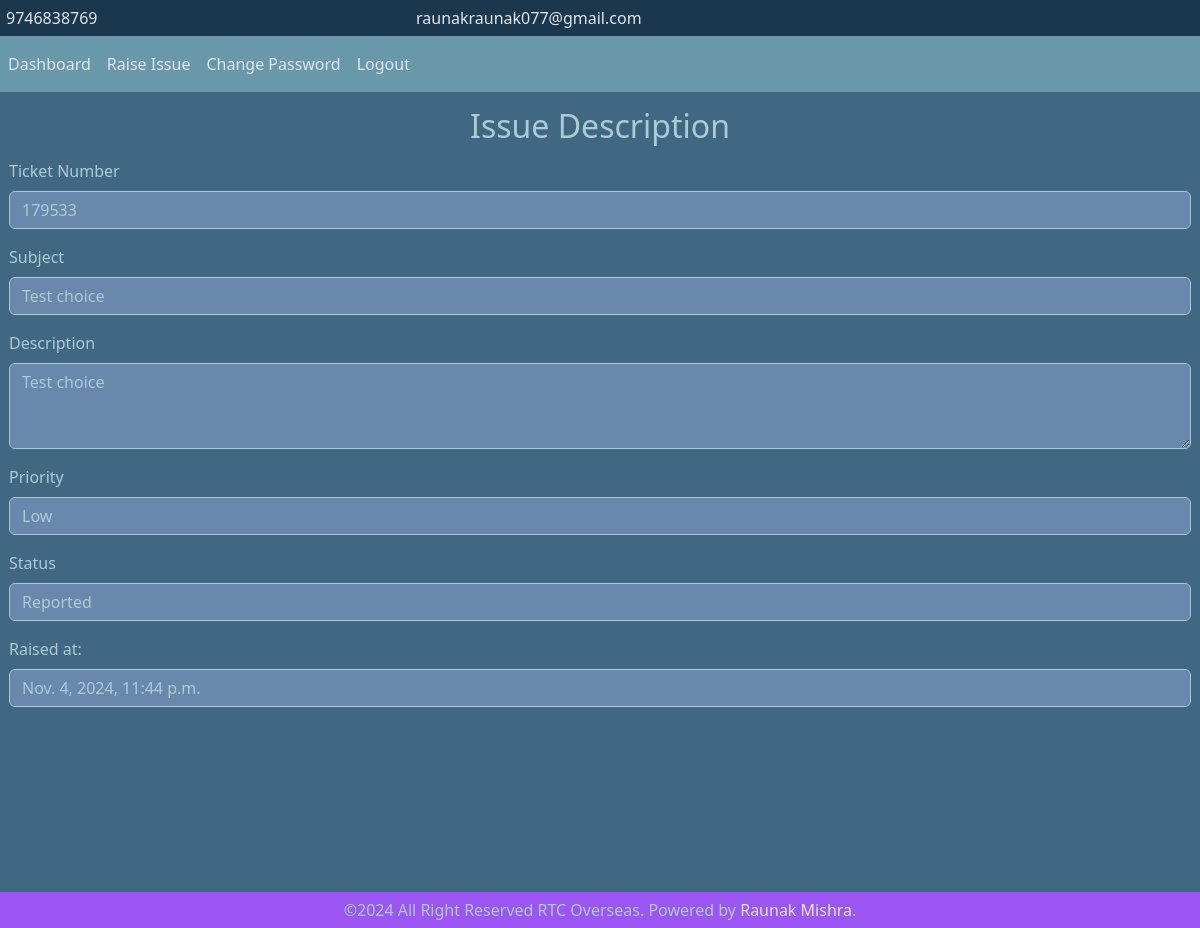
Page /issue/179533/ (signed in) on the committed database.
### tickets/models.py (models this page shows, shortened)
class global_settings(models.Model):
    email=models.EmailField('Email:')
    phone=models.IntegerField('Number:')
    fb_link = models.CharField('FACEBOOK LINK:', max_length=250)
    insta_link = models.CharField('INSTAGRAM LINK:', max_length=250)

class ticket_model(models.Model):
    raised_by=models.EmailField('Raised By')
    subject=models.CharField('Subject',max_length=250)
    issue=models.CharField('Issue Details',max_length=500)
    priority=models.CharField('Priority',max_length=10,choices=priority_choices,null=True,blank=True)
    ticket_number=models.IntegerField('Ticket Number')
    status=models.CharField('Status',choices=status_choices,null=True,blank=True,max_length=30,default='Reported')
    created_at=models.DateTimeField('Created At',default=now_time)

### tickets/views.py (the view)
# urls.py: path('issue/<int:ticket>/', views.issue_details, name='issues_description'),
def issue_details(request,ticket):
    global message
    if request.user.is_authenticated:
        issue=models.ticket_model.objects.filter(ticket_number=ticket)
        if issue.count() == 0:
            message='No issues found.'
            return redirect('/dashboard/')
        else:
            return render(request,'issue_details.html',{'global':global_details,'issue':issue.first()})
    else:
        message="Please login to access issue description."
        return redirect('/')

### tickets/templates/issue_details.html (shortened to what this page needs)
{% load static %}
{% load bootstrap5 %}
{% bootstrap_css %}
{% load bootstrap_icons %}
<html lang="en">
<head>
    <link href="https://maxcdn.bootstrapcdn.com/font-awesome/4.3.0/css/font-awesome.min.css" rel="stylesheet">
</head>
<body>
    {% include 'header.html' %}
    <div class="description_view" style="background-color: #406882; margin: 0; width: 100%; max-width: 100%; padding: 9px; min-height: 100%;">
        <h2 style="color: #ADCBD7; text-align: center; padding: 6px;">Issue Description</h2>
        <div class="mb-3">
            <label for="ticket_no" class="form-label">Ticket Number</label>
            <input value="{{ issue.ticket_number }}" type="text" class="form-control" id="formGroupExampleInput" name="ticket_no" disabled>
        </div>
        <div class="mb-3">
            <label for="subject" class="form-label">Subject</label>
            <input value="{{ issue.subject }}" type="text" class="form-control" id="formGroupExampleInput2" name="subject" disabled>
        </div>
        <div class="mb-3">
            <label for="description" class="form-label">Description</label>
            <textarea placeholder="{{ issue.issue }}" rows="3" type="text" class="form-control" id="formGroupExampleInput2" name="description" disabled></textarea>
        </div>
        <div class="mb-3">
            <label for="priority" class="form-label">Priority</label>
            <input value="{{ issue.priority }}" type="text" class="form-control" id="formGroupExampleInput2" name="priority" disabled>
        </div>
        <div class="mb-3">
            <label for="status" class="form-label">Status</label>
            <input value="{{ issue.status }}" type="text" class="form-control" id="formGroupExampleInput2" name="status" disabled>
        </div>
        <div class="mb-3">
            <label for="created_at" class="form-label">Raised at:</label>
            <input value="{{ issue.created_at }}" type="text" class="form-control" id="formGroupExampleInput2" name="created_at" disabled>
        </div>
    </div>
    {% include 'footer.html' %}
</body>
</html>

### tickets/templates/header.html (shortened to what this page needs)
{% load static %}
{% load bootstrap5 %}
{% bootstrap_css %}
{% load bootstrap_icons %}
<head>
  <link rel="stylesheet" href="{% static 'css/custom.css' %}">
</head>
<div class="container" style="background-color: #1A374D; color: #e1e7ef; padding: 6px; margin-left: 0; max-width: 100%;">
    <div class="row">
        <div class="col-lg-4 col-md-12">
            <span>
                {% bs_icon 'telephone-fill' %}  {{ global.phone }}
            </span>
        </div>
        <div class="col-lg-4 col-md-12">
            <span style="margin-left: 6px;">
                {% bs_icon 'envelope-fill' %}    {{ global.email }}
            </span>
        </div>
        <div class="col-lg-4 col-md-12" style="display: flex; align-items: center; justify-content: flex-end;">
        </div>
    </div>
</div>
<nav class="navbar navbar-expand-lg navbar-dark" style="background-color: #6998AB;">
    <div class="collapse navbar-collapse" id="navbarNav">
      <ul class="navbar-nav">
        <li class="nav-item active">
          <a class="nav-link" style="color: #e1e7ef;" href="{% url 'dashboard' %}">Dashboard</a>
        </li>
        <li class="nav-item">
          <a class="nav-link" style="color: #e1e7ef;" href="{% url 'raise_issue' %}">Raise Issue</a>
        </li>
        {% if user.is_authenticated %}
          <li class="nav-item">
            <a class="nav-link" style="color: #e1e7ef;" href="{% url 'password_change' %}">Change Password</a>
          </li>
          <li class="nav-item">
            <a class="nav-link" style="color: #e1e7ef;" href="{% url 'logout' %}">Logout</a>
          </li>
        {% else %}
          <li class="nav-item">
            <a class="nav-link" style="color: #e1e7ef;" href="">Forgot Password</a>
          </li>
        {% endif %}
      </ul>
    </div>
</nav>

### tickets/templates/issue_details.html (style rules this page uses)
.description_view .mb-3 input, .description_view .mb-3 textarea { background-color: #6988AB !important; color: #ADCBD7 !important; border-color: #ADCBD7 !important; }
.description_view .mb-3 input::placeholder, .description_view .mb-3 textarea::placeholder { color: #ADCBD7 !important; }
.description_view .mb-3 label { color: #ADCBD7 !important; }

### rows in the picture
global_settings: phone "9746838769", email "raunakraunak077@gmail.com"
ticket_model: ticket_no "179533", subject "Test choice", description "Test choice", priority "Low", status "Reported", created_at "Nov. 4, 2024, 11:44 p.m."
